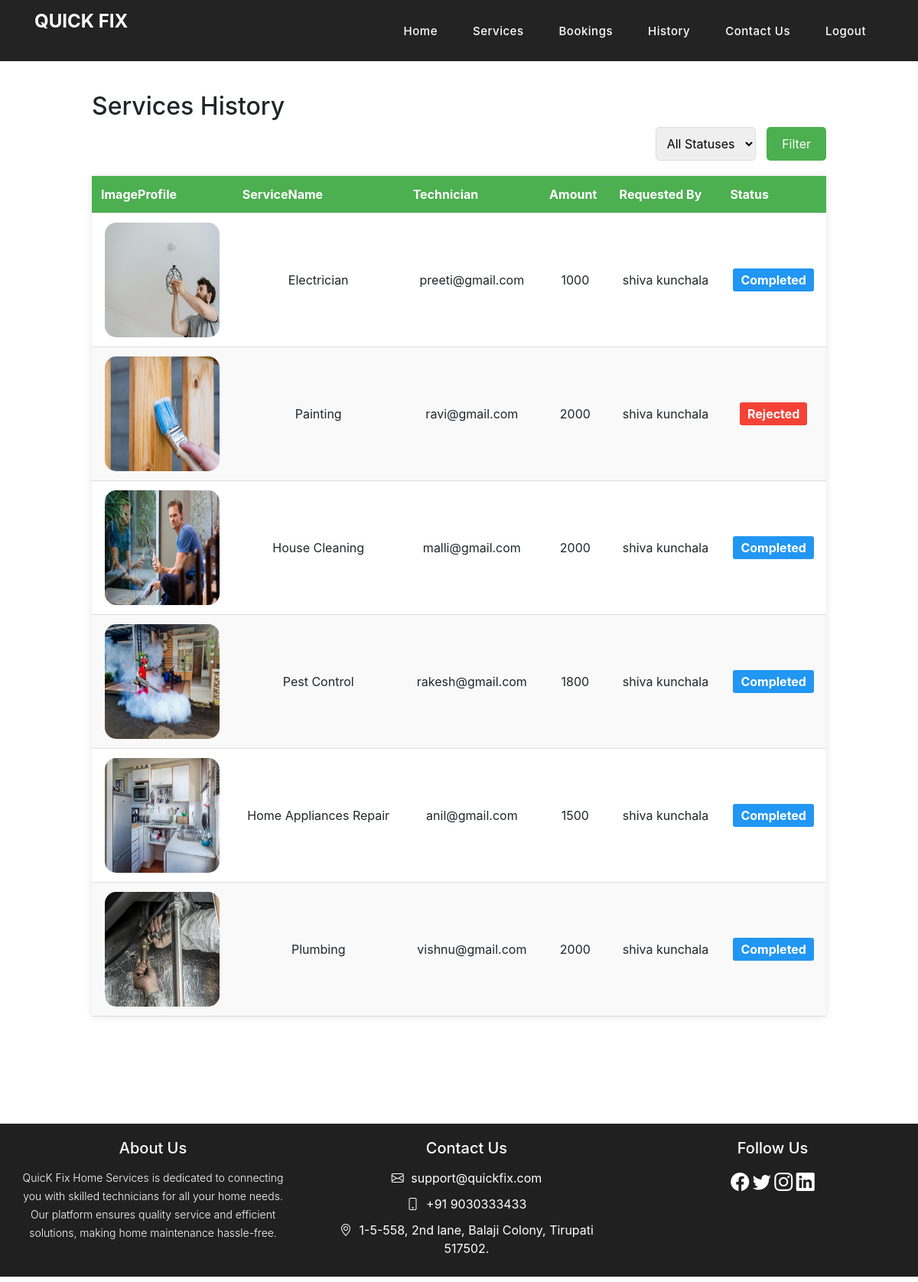
Page /history/ (signed in) on the committed database.
### app/models.py (models this page shows, shortened)
class ServiceBookingModel(models.Model):
    sid=models.IntegerField()
    username = models.CharField(max_length=100)
    useremail = models.CharField(max_length=100)
    techemail = models.CharField(max_length=100)
    contact = models.IntegerField()
    address = models.CharField(max_length=100)
    amount = models.IntegerField()
    techrole = models.CharField(max_length=100)
    profile = models.FileField(upload_to=os.path.join('static', 'Bookedprofiles'))
    status=models.CharField(max_length=100,default='pending')
    feedback = models.TextField(default='None',null=True)
    class Meta:
        db_table = "ServiceBookingModel"

### app/views.py (the view)
# urls.py: path('history/', views.history, name='history'),
def history(request):
    login = request.session['login']
    email = request.session['email']
    status_filter = request.GET.get('status_filter', '')
    print(status_filter)
    if login == 'user':
        if status_filter:
            data = ServiceBookingModel.objects.filter(useremail=email,status=status_filter)
        else:
            data = ServiceBookingModel.objects.filter(useremail=email)
    elif login == 'tech':
        if status_filter:
            data = ServiceBookingModel.objects.filter(techemail=email,status=status_filter)
        else:
            data = ServiceBookingModel.objects.filter(techemail=email)
    else:
        if status_filter:
            data = ServiceBookingModel.objects.filter(status=status_filter)
        else:
            data = ServiceBookingModel.objects.all()
    return render(request, 'history.html',{'login':login, 'data':data})

### templates/history.html (shortened to what this page needs)
{% extends "home.html" %}
{% block title %}
<head>
</head>
<body>
    <div class="cont">
        <h2>Services History</h2>
        <div class="filter-container">
            <form method="get" action="">
                <select name="status_filter">
                    <option value="">All Statuses</option>
                </select>
                <button type="submit">Filter</button>
            </form>
        </div>
        <table>
            <thead>
                <tr>
                    <th>ImageProfile</th>
                    <th>ServiceName</th>
                    <th>Technician</th>
                    <th>Amount</th>
                    <th>Requested By</th>
                    <th>Status</th>
                </tr>
            </thead>
            <tbody>
                {% for i in data %}
                <tr>
                    <td><img src="/{{i.profile}}" alt="Profile 1"></td>
                    <td>{{i.techrole}}</td>
                    <td>{{i.techemail}}</td>
                    <td>{{i.amount}}</td>
                    <td>{{i.username}}</td>
                    {% if i.status == 'Accepted' %}
                    <td><span class="status active">{{i.status}}</span></td>
                    {% elif i.status == 'Rejected' %}
                    <td><span class="status canceled">{{i.status}}</span></td>
                    {% elif i.status == 'pending' %}
                    <td><span class="status pending">{{i.status}}</span></td>
                    {% elif i.status == 'Completed' %}
                    <td><span class="status completed">{{i.status}}</span></td>
                    {% endif %}
                </tr>
                {% endfor %}
            </tbody>
        </table>
    </div>
{% endblock %}

### static/css/templatemo-sixteen.css (style rules this page uses)
body { font-family: 'Poppins', sans-serif; overflow-x: hidden; text-rendering: optimizeLegibility; -webkit-font-smoothing: antialiased; -moz-osx-font-smoothing: grayscale; }
h1,h2,h3,h4,h5,h6 { margin: 0px; }

### templates/history.html (style rules this page uses)
body { font-family: Arial, sans-serif; background-color: #f4f4f4; }
.cont { margin: 0; padding: 120px; }
table { width: 100%; border-collapse: collapse; margin: 20px 0; background-color: #fff; box-shadow: 0 0 10px rgba(0, 0, 0, 0.1); }
th, td { padding: 12px; text-align: center; border-bottom: 1px solid #ddd; }
th { background-color: #4CAF50; color: white; font-weight: bold; }
tr:nth-child(even) { background-color: #f9f9f9; }
img { width: 150px; height: 150px; border-radius: 10%; }
.status { padding: 5px 10px; border-radius: 3px; text-align: center; font-weight: bold; }
.status.completed { background-color: #2196F3; color: white; }
.status.canceled { background-color: #F44336; color: white; }
.filter-container { margin-bottom: 20px; text-align: right; }
.filter-container form { display: inline-block; }
.filter-container select { padding: 10px; font-size: 16px; border: 1px solid #ddd; border-radius: 5px; }
.filter-container button { padding: 10px 20px; background-color: #4CAF50; color: white; border: none; border-radius: 5px; cursor: pointer; margin-left: 10px; }

### rows in the picture
ServiceBookingModel: profile (picture), techrole "Electrician", techemail "preeti@gmail.com", amount "1000", username "shiva kunchala", status "Completed"
ServiceBookingModel: profile (picture), techrole "Painting", techemail "ravi@gmail.com", amount "2000", username "shiva kunchala", status "Rejected"
ServiceBookingModel: profile (picture), techrole "House Cleaning", techemail "malli@gmail.com", amount "2000", username "shiva kunchala", status "Completed"
ServiceBookingModel: profile (picture), techrole "Pest Control", techemail "rakesh@gmail.com", amount "1800", username "shiva kunchala", status "Completed"
ServiceBookingModel: profile (picture), techrole "Home Appliances Repair", techemail "anil@gmail.com", amount "1500", username "shiva kunchala", status "Completed"
ServiceBookingModel: profile (picture), techrole "Plumbing", techemail "vishnu@gmail.com", amount "2000", username "shiva kunchala", status "Completed"
